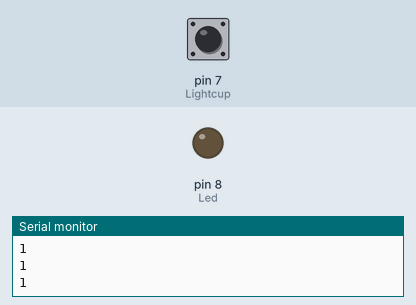
This sketch was run on a simulated Arduino Uno, built with avr-gcc and run on an emulated ATmega328P. Shown: output pins drawn as LEDs (lit = HIGH), the last lines printed to the serial monitor. The inputs (shaded band) are chosen by the test bench; at power-on: pin 7 (Lightcup) HIGH.

Above: at 2.8 s.
2.9 s: pin 7 (Lightcup) pulled LOW for 1.25 s
At 3.7 s:
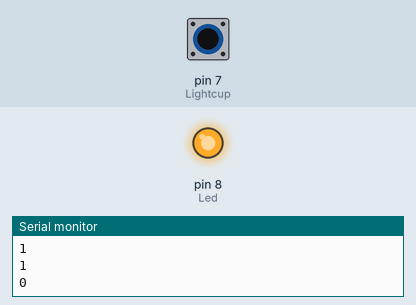
6.5 s: pin 7 (Lightcup) pulled LOW for 3.2 s
At 10.4 s:
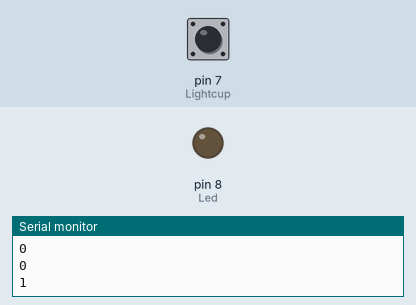
Timing chart, 0 to 11.9 s (numbered marks = the images above; inputs shaded):
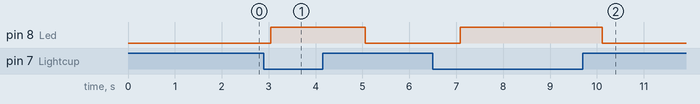

The sketch:

LIGHTCUP.ino
```cpp
int Lightcup = 7;
int Led = 8 ;

void setup()
{

  Serial.begin(9600);
  pinMode(Lightcup, INPUT);
  pinMode(Led, OUTPUT);


}


void loop()
{

      int LightcupState = digitalRead(Lightcup);
      Serial.println(LightcupState);
      delay(10);

            if(LightcupState == LOW)
              {
                digitalWrite(Led, HIGH);
                delay(1000);
             }
         else
            {
              digitalWrite(Led, LOW);
              delay(1000);
            }

  }
```

Measured:
- after the input at 2.9 s, pin 8 (Led): LOW → HIGH after 0.14 s, → LOW 2.0 s later
- after the input at 6.5 s, pin 8 (Led): LOW → HIGH after 0.58 s, → LOW 3.0 s later
